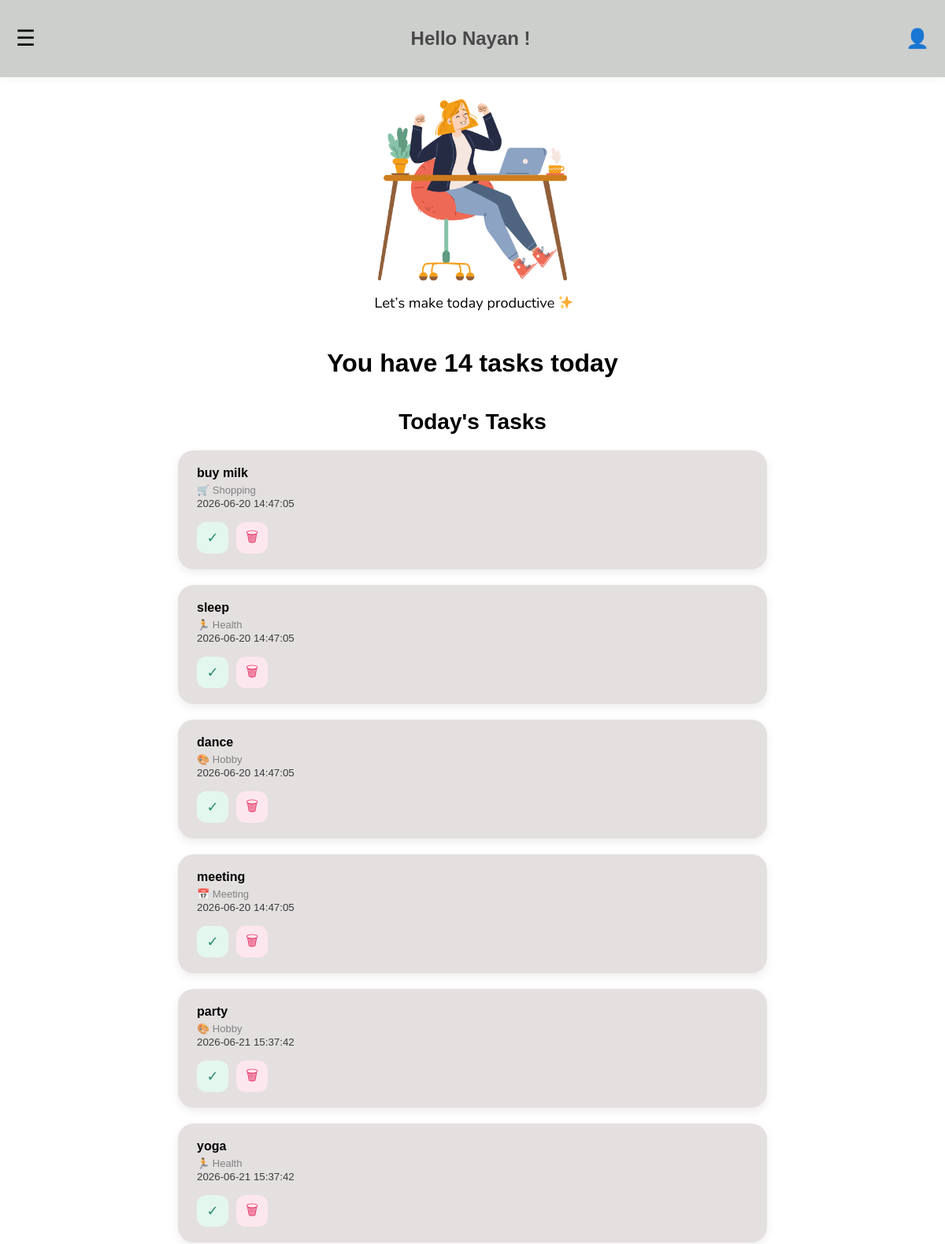
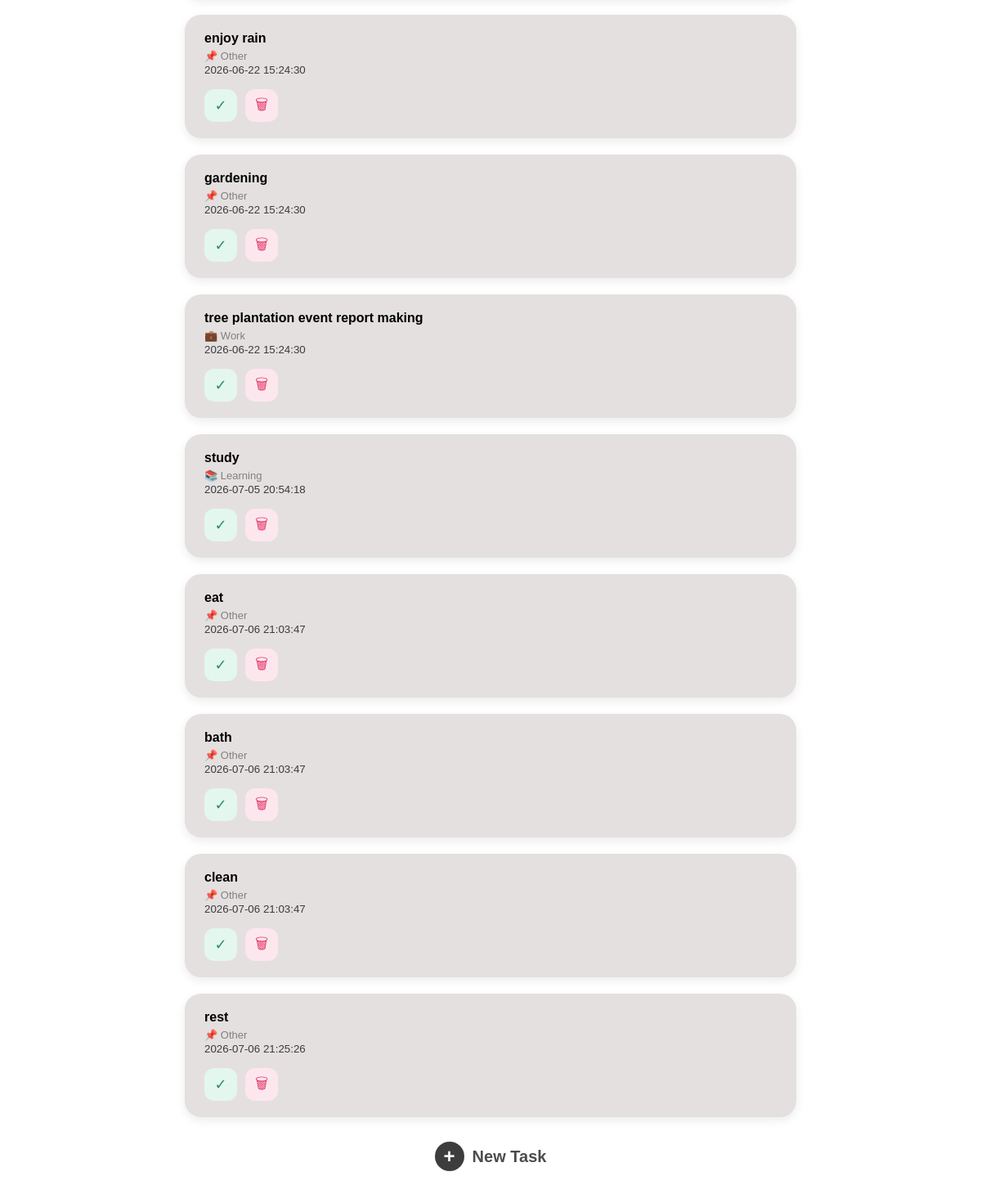
Page /home on the earlier database version (2 pictures, top to bottom).
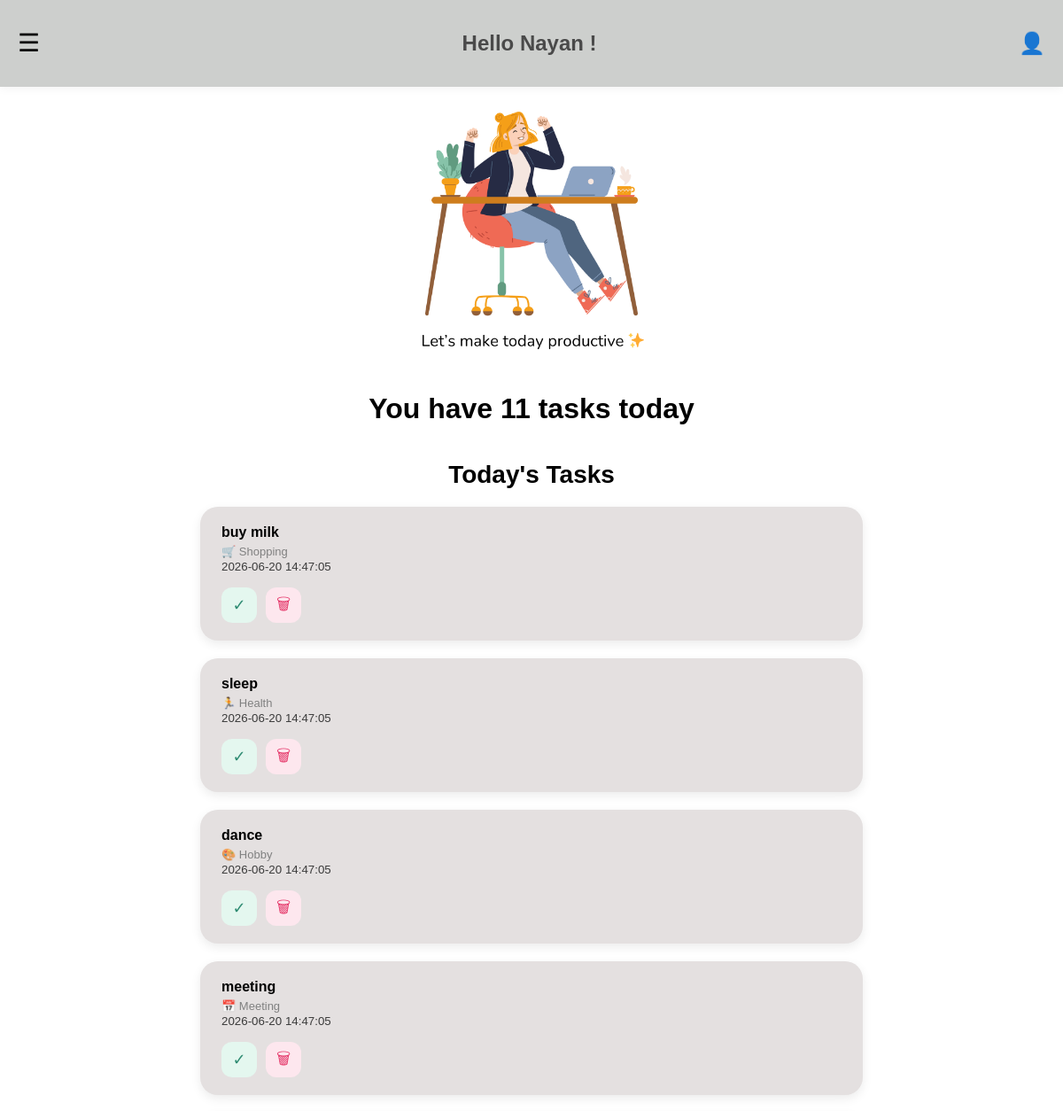
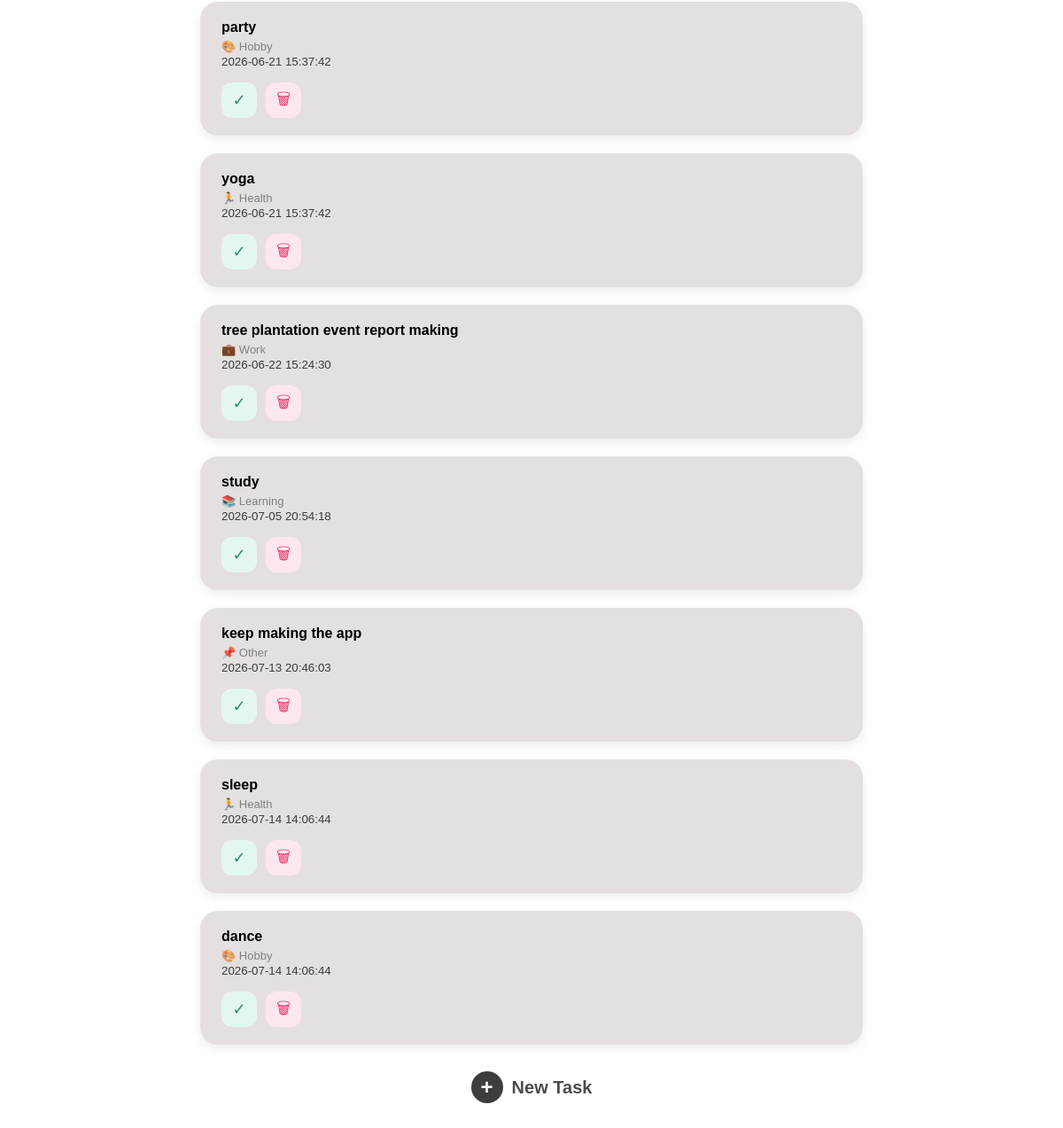
Same page on the later database version (2 pictures, top to bottom).
### tables this page shows
CREATE TABLE tasks (
        id INTEGER PRIMARY KEY AUTOINCREMENT,
        name TEXT,
        category TEXT,
        status TEXT,
        date TEXT
    );

### app.py (the view)
@app.route("/home")
def home():
    conn = sqlite3.connect("tasks.db")
    cursor = conn.cursor()
    cursor.execute("SELECT * FROM tasks WHERE status='pending'")
    pending_rows = cursor.fetchall()
    conn.close()
    category_icons = {
        "Learning": "📚",
        "Work": "💼",
        "Health": "🏃",
        "Shopping": "🛒",
        "Personal": "🏠",
        "Hobby": "🎨",
        "Finance": "💰",
        "Meeting": "📅",
        "Design": "🖌️",
        "Special Event": "🎉",
        "Other": "📌"
    }
    pending_tasks = []
    for row in pending_rows:
        pending_tasks.append({
            "id": row[0],
            "name": row[1],
            "category": row[2],
            "status": row[3],
            "date": row[4],
            "icon": category_icons.get(row[2], "📌")
        })
    pending_count = len(pending_tasks)
    return render_template(
        "home.html",
        pending_tasks=pending_tasks,
        pending_count=pending_count
    )

### templates/home.html (shortened to what this page needs)
<!DOCTYPE html>
<html>
<head>
    <link rel="stylesheet" href="{{ url_for('static', filename='style.css') }}">
</head>
<body>
    <div class="topbar">
    <span class="menu-btn" onclick="openSidebar()">☰</span>
    <h2>Hello Nayan !</h2>
    <div class="profile">👤</div>
</div>
    <div class="hero-section">
        <img src="{{ url_for('static', filename='images/toDo_app_image.png') }}"
     alt="Motivation"
     class="hero-image">
         <h1 class="text-message">You have {{ pending_count }} task{% if pending_count != 1 %}s{% endif %} today</h1>
    </div>
<div class="today-tasks">
    <h3>Today's Tasks</h3>
   {% if pending_tasks %}
     {% for task in pending_tasks %}
        <div class="task-card">
           <div class="task-header">
              <div class="task-text">
               <h4>{{ task.name }}</h4>
               <p>{{ task.icon }} {{ task.category }}</p>
               <small>{{ task.date }}</small>
                    </div>
                  <div class="task-buttons">
                  <button class="done-btn" onclick="markDone('{{ task.id }}')"> ✓ </button>
                  <button class="delete-btn" onclick="deleteTask('{{ task.id }}')"> 🗑 </button>
                  </div>
                </div>
            </div>
        {% endfor %}
    {% else %}
        <p>No pending tasks.</p>
    {% endif %}
</div>
<div class="new-task-container">
    <a href="/add-task" class="new-task-btn">
        <span class="plus-icon">+</span>
        <span>New Task</span>
    </a>
</div>
</body>
</html>

### static/style.css (style rules this page uses)
body { background-color: #f3bce7; font-family: "Segoe UI", sans-serif; margin: 0; }
h2 { text-align: center; color: #4a4a4a; }
body { margin: 0; font-family: 'segoe UI',sans-serif; background:white; }
.menu-btn { font-size: 28px; cursor: pointer; user-select: none; }
.topbar { display: flex; justify-content: space-between; align-items: center; padding: 15px 20px; background-color:#cdcfcd; box-shadow: 0 2px 10px rgba(0, 0, 0, 0.05); }
.profile { font-size: 24px; }
.menu-btn { font-size: 28px; cursor: pointer; }
.today-tasks h3 { justify-content: center; display: flex; }
.task-card { background:rgb(228, 224, 224); max-width:700px; margin:20px auto; padding: 20px 24px; margin-bottom: 12px; border-radius: 20px; box-shadow: 0 4px 12px rgba(0,0,0,0.08); }
.task-text { flex:1; }
.task-text h4 { margin:0 0 8px 0; }
.task-text p { margin:5px 0; }
.task-text small { color:#3b3b3b; }
.task-card h4 { margin: 0; font-size: 16px; }
.task-card p { margin: 5px 0 0; font-size: 13px; color: gray; }
h3 { margin-top: 25px; }
.hero-section { position: relative; text-align: center; margin-top:20px; }
.hero-image { width:300px; max-width:90%; }
.task-buttons { display: flex; gap: 10px; margin-top:15px; }
.task-buttons button { width: 40px; height: 40px; border: none; border-radius: 12px; cursor: pointer; font-size: 18px; transition:0.2s; }
.done-btn { background: #E4F7EF; color: #2E8B72; border: none; padding: 6px 12px; border-radius: 8px; cursor: pointer; }
.delete-btn { background: #FDE7EE; color: #E5396B; border: none; padding: 6px 12px; border-radius: 8px; cursor: pointer; }
.today-tasks h3, .completed-tasks h3 { max-width: 700px; margin: 40px auto 15px auto; font-size: 28px; font-weight: 700; }
.new-task-container { max-width: 700px; margin: 30px auto; display: flex; justify-content: center; }
.new-task-btn { display: inline-flex; align-items: center; gap: 10px; text-decoration: none; color: #4b4c4d; font-size: 20px; font-weight: 600; }
.plus-icon { width: 36px; height: 36px; border-radius: 50%; background: #3d3d3d; color: white; display: flex; justify-content: center; align-items: center; font-size: 24px; }
body { margin: 0; background: white; font-family: Arial; }

Differences in the rows shown:
removed tasks: name "enjoy rain", icon "📌", category "Other", date "2026-06-22 15:24:30"
removed tasks: name "gardening", icon "📌", category "Other", date "2026-06-22 15:24:30"
removed tasks: name "eat", icon "📌", category "Other", date "2026-07-06 21:03:47"
removed tasks: name "bath", icon "📌", category "Other", date "2026-07-06 21:03:47"
removed tasks: name "clean", icon "📌", category "Other", date "2026-07-06 21:03:47"
removed tasks: name "rest", icon "📌", category "Other", date "2026-07-06 21:25:26"
added tasks: name "keep making the app", icon "📌", category "Other", date "2026-07-13 20:46:03"
added tasks: name "sleep", icon "🏃", category "Health", date "2026-07-14 14:06:44"
added tasks: name "dance", icon "🎨", category "Hobby", date "2026-07-14 14:06:44"
Other differences:
{{ pending_count }}: "14" → "11"
